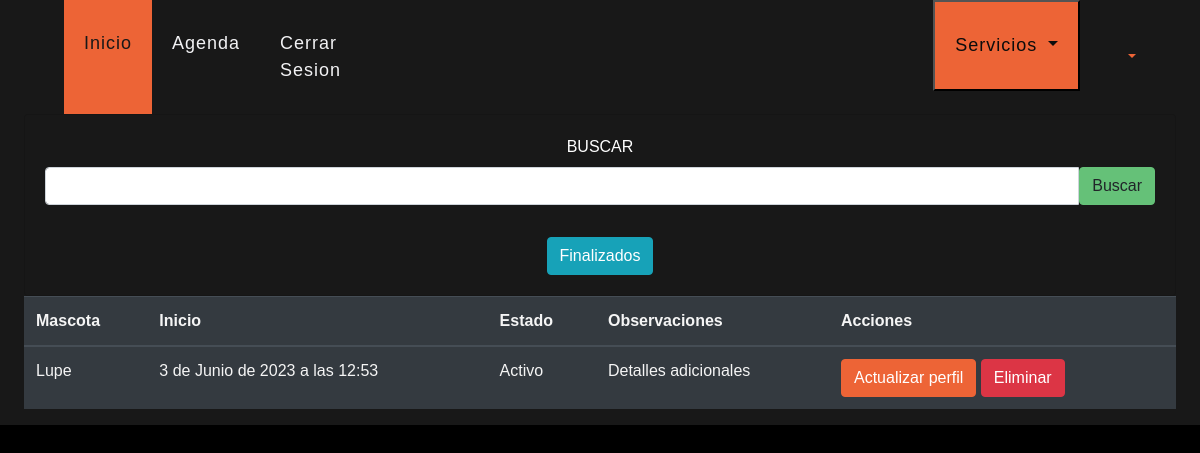
/ver/clinica (signed in), run on the app's committed database.
### veterinary/models.py (models this page shows, shortened)
class Services(models.Model):
    SERVICES = [('CL', 'Clínica'), ('GU', 'Guardería'), ('PE', 'Peluquería')]
    STATES = [('Activo', 'Activo'), ('Finalizado', 'Finalizado')]
    veterinary = models.ForeignKey(Veterinary, on_delete=models.PROTECT, null=True, blank=True)
    pet = models.ForeignKey(Pet, on_delete=models.CASCADE, related_name='servicios')
    type = models.CharField(max_length=2, choices=SERVICES, verbose_name='tipo_servicio')
    start = models.DateTimeField(verbose_name='fecha_inicio')
    end = models.DateTimeField(null=True, blank=True, verbose_name='fecha_final')
    details = models.TextField(null=True, blank=True, verbose_name='observaciones')
    state = models.CharField(max_length=10, choices=STATES, verbose_name='Estado', default='Activo')
    total_time = models.IntegerField(null=True, blank=True, verbose_name='Tiempo')

class Pet(models.Model):
    veterinary = models.ForeignKey(Veterinary, on_delete=models.PROTECT, null=True, blank=True)
    client = models.ForeignKey(Client, on_delete=models.PROTECT, related_name='pets')
    namePet = models.CharField(max_length=30, blank=False, null=False, verbose_name='nombre')
    species = models.CharField(max_length=30, blank=True, null=True, verbose_name='especie')
    birthdate = models.DateField(blank=True, null=True, verbose_name='fecha de nacimiento')
    gender = models.CharField(max_length=6, blank=False, null=False, default='Desconocido', verbose_name='género')

### veterinary/views.py (the view)
# urls.py: path('ver/clinica', views.detailClinic, name='detailClinic'),
@login_required(login_url="login")
def detailClinic(request):
    pets = Services.objects.filter(state='Activo', type="CL")
    endService = Services.objects.filter(state='Finalizado', type='CL')
    if request.method == "POST":
        pets = Services.objects.filter(pet__namePet__icontains=request.POST.get("search", ""),
                                       state='Activo')
    context = {'pets': pets, 'endService': endService}
    return render(request, 'veterinary/detailClinic.html', context)

### veterinary/views.py (called while the page is built)
def check_notifications(request):
    if not request.user.is_authenticated:
        veterinary_logued = Veterinary.objects.get(id=1)
    else:
        veterinary_logued = request.user.veterinary
    if not Client.objects.filter(veterinary=veterinary_logued).exists():
        messages.info(request, 'Registra clientes')
    if not Pet.objects.filter(client__veterinary=veterinary_logued).exists():
        messages.info(request, 'Registra mascotas')
    if not Category.objects.filter(veterinary=veterinary_logued).exists():
        messages.info(request, 'Registra categorias y productos')
    if not Events.objects.filter(veterinary=veterinary_logued).exists():
        messages.info(request, 'Registra tu primer cita')

### templates/veterinary/detailClinic.html (shortened to what this page needs)
{% extends 'layout/base2.html' %}
{% block style %}
{% load static %}
<link rel="stylesheet" href="{% static 'css/estiloindex.css' %}">
<link rel="stylesheet" href="{% static 'css/estilo.css' %}">
{% endblock %}
{% block header %}
{% include 'layout/partials/headerbase.html' %}
{% endblock %}
{% block content %}
<div class="container-fluid" style="background-color: #181818; height: auto;">
  <div class="row">
    <div class="col-md-12 px-md-4 px-sm-0">
      <div class="card bg-dark text-white">
        <div class="card-body text-center">
          <form action="" method="POST">
            <label for="search" class="form-label">BUSCAR</label>
            <div class="input-group mb-3">
              <input type="text" class="form-control" name="search">
              <button type="submit" class="btn btn-secondary">Buscar</button>
            </div>
          </form>
          <a data-toggle="modal" data-target="#exampleModal" class="btn btn-info mt-3">Finalizados</a>
        </div>
      </div>
      <div class="table-responsive">
        <table class="table table-dark">
          <thead>
            <tr>
              <th>Mascota</th>
              <th>Inicio</th>
              <th>Estado</th>
              <th>Observaciones</th>
              <th>Acciones</th>
            </tr>
          </thead>
          <tbody>
            {% for pet in pets %}
            <tr>
              <td>{{pet.pet.namePet}}</td>
              <td>{{pet.start}}</td>
              <td>{{pet.state}}</td>
              <td>{{pet.details}}</td>
              <td><a href="{% url 'updateService' id=pet.id %}" class="btn btn-primary">Actualizar perfil</a>
                  <button onclick="borrar('{{pet.id}}')" class="btn btn-danger">Eliminar</button></td>
            </tr>
            {% endfor %}
          </tbody>
        </table>
      </div>
    </div>
  </div>
</div>
{% endblock %}

### data on the page
Services: pet.namePet "Lupe", start "3 de Junio de 2023 a las 12:53", state "Activo", details "Detalles adicionales"
